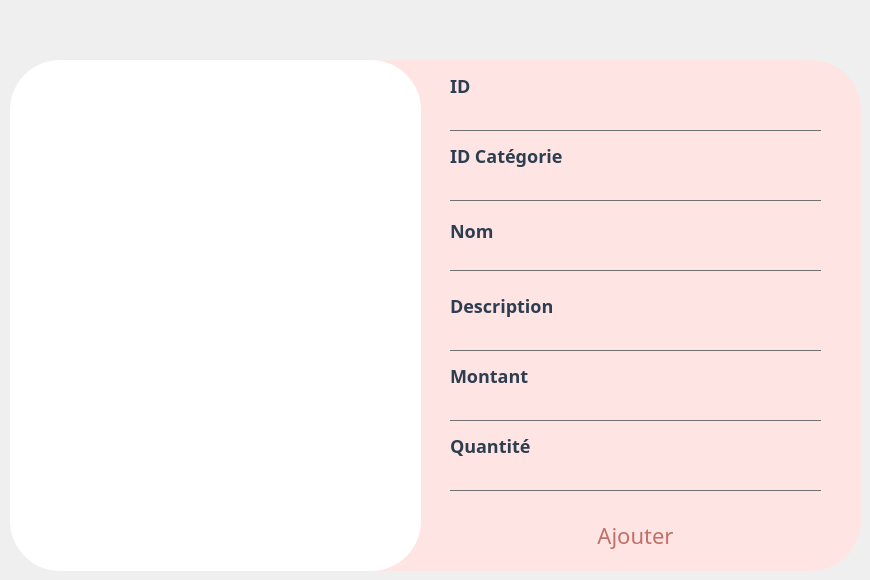
      <widget class="QWidget" name="Ajouter">
       <attribute name="title">
        <string>Nouveau don</string>
       </attribute>
       <widget class="QFrame" name="frame_2">
        <property name="geometry">
         <rect>
          <x>10</x>
          <y>60</y>
          <width>851</width>
          <height>511</height>
         </rect>
        </property>
        <property name="styleSheet">
         <string notr="true">QFrame{
border-radius:50px;

background-color: rgb(255, 228, 228);
}

QLabel{
color: #2C3E50;
font-size:18px;
font:bold;
font-family : century gothic;
}

QLineEdit{
background:transparent;
border:none;
color:#717072;
border-bottom:1px solid #717072;
}

QPushButton{
font-size:22px;
font-family:century gothic;
background:transparent;
border-radius:60px;
color:#BF7069;
border-radius:15px;
/*border:1px solid #BF7069;*/
}
QPushButton:hover{
color:#931A43;
/*background:#801414;*/
background:rgb(255, 228, 228);
border-radius:15px;
}</string>
        </property>
        <property name="frameShape">
         <enum>QFrame::StyledPanel</enum>
        </property>
        <property name="frameShadow">
         <enum>QFrame::Raised</enum>
        </property>
        <widget class="QLabel" name="gif_don">
         <property name="geometry">
          <rect>
           <x>0</x>
           <y>0</y>
           <width>411</width>
           <height>511</height>
          </rect>
         </property>
         <property name="autoFillBackground">
          <bool>false</bool>
         </property>
         <property name="styleSheet">
          <string notr="true">background-color:#fff;
border-radius:50px;
</string>
         </property>
         <property name="text">
          <string/>
         </property>
         <property name="scaledContents">
          <bool>false</bool>
         </property>
         <property name="alignment">
          <set>Qt::AlignCenter</set>
         </property>
         <property name="wordWrap">
          <bool>false</bool>
         </property>
        </widget>
        <widget class="QLineEdit" name="lineEdit_id">
         <property name="geometry">
          <rect>
           <x>440</x>
           <y>40</y>
           <width>371</width>
           <height>31</height>
          </rect>
         </property>
         <property name="placeholderText">
          <string/>
         </property>
        </widget>
        <widget class="QLabel" name="label_5">
         <property name="geometry">
          <rect>
           <x>440</x>
           <y>10</y>
           <width>101</width>
           <height>31</height>
          </rect>
         </property>
         <property name="text">
          <string>ID</string>
         </property>
        </widget>
        <widget class="QLabel" name="label_6">
         <property name="geometry">
          <rect>
           <x>440</x>
           <y>160</y>
           <width>91</width>
           <height>21</height>
          </rect>
         </property>
         <property name="text">
          <string>Nom</string>
         </property>
        </widget>
        <widget class="QLineEdit" name="lineEdit_nom">
         <property name="geometry">
          <rect>
           <x>440</x>
           <y>180</y>
           <width>371</width>
           <height>31</height>
          </rect>
         </property>
        </widget>
        <widget class="QLabel" name="label_7">
         <property name="geometry">
          <rect>
           <x>440</x>
           <y>230</y>
           <width>121</width>
           <height>31</height>
          </rect>
         </property>
         <property name="text">
          <string>Description</string>
         </property>
        </widget>
        <widget class="QLineEdit" name="lineEdit_description">
         <property name="geometry">
          <rect>
           <x>440</x>
           <y>240</y>
           <width>371</width>
           <height>51</height>
          </rect>
         </property>
        </widget>
        <widget class="QLineEdit" name="lineEdit_mt">
         <property name="geometry">
          <rect>
           <x>440</x>
           <y>330</y>
           <width>371</width>
           <height>31</height>
          </rect>
         </property>
        </widget>
        <widget class="QLineEdit" name="lineEdit_qut">
         <property name="geometry">
          <rect>
           <x>440</x>
           <y>400</y>
           <width>371</width>
           <height>31</height>
          </rect>
         </property>
        </widget>
        <widget class="QLabel" name="label_8">
         <property name="geometry">
          <rect>
           <x>440</x>
           <y>370</y>
           <width>111</width>
           <height>31</height>
          </rect>
         </property>
         <property name="text">
          <string>Quantité</string>
         </property>
        </widget>
        <widget class="QLabel" name="label_9">
         <property name="geometry">
          <rect>
           <x>440</x>
           <y>300</y>
           <width>111</width>
           <height>31</height>
          </rect>
         </property>
         <property name="text">
          <string>Montant</string>
         </property>
        </widget>
        <widget class="QPushButton" name="pushButton_ajouter">
         <property name="geometry">
          <rect>
           <x>440</x>
           <y>450</y>
           <width>371</width>
           <height>51</height>
          </rect>
         </property>
         <property name="text">
          <string>Ajouter</string>
         </property>
        </widget>
        <widget class="QLabel" name="label_15">
         <property name="geometry">
          <rect>
           <x>440</x>
           <y>80</y>
           <width>131</width>
           <height>31</height>
          </rect>
         </property>
         <property name="text">
          <string>ID Catégorie</string>
         </property>
        </widget>
        <widget class="QLineEdit" name="lineEdit_idCategorie">
         <property name="geometry">
          <rect>
           <x>440</x>
           <y>110</y>
           <width>371</width>
           <height>31</height>
          </rect>
         </property>
         <property name="placeholderText">
          <string/>
         </property>
        </widget>
       </widget>
      </widget>
